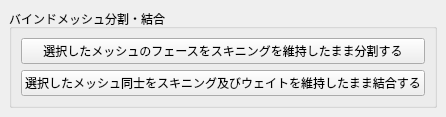
<?xml version="1.0" encoding="UTF-8"?>
<ui version="4.0">
 <class>MainWindow</class>
 <widget class="QMainWindow" name="MainWindow">
  <property name="geometry">
   <rect>
    <x>0</x>
    <y>0</y>
    <width>400</width>
    <height>108</height>
   </rect>
  </property>
  <property name="maximumSize">
   <size>
    <width>400</width>
    <height>110</height>
   </size>
  </property>
  <property name="windowTitle">
   <string>バインドメッシュ編集ツール</string>
  </property>
  <widget class="QWidget" name="centralwidget">
   <layout class="QVBoxLayout" name="verticalLayout">
    <item>
     <widget class="QGroupBox" name="groupBox_3">
      <property name="title">
       <string>バインドメッシュ分割・結合</string>
      </property>
      <layout class="QVBoxLayout" name="verticalLayout_4">
       <item>
        <widget class="QPushButton" name="exec_devide_skinned_mesh_btn">
         <property name="text">
          <string>選択したメッシュのフェースをスキニングを維持したまま分割する</string>
         </property>
        </widget>
       </item>
       <item>
        <widget class="QPushButton" name="exec_merge_skinned_meshes_btn">
         <property name="text">
          <string>選択したメッシュ同士をスキニング及びウェイトを維持したまま結合する</string>
         </property>
        </widget>
       </item>
       <item>
        <spacer name="verticalSpacer">
         <property name="orientation">
          <enum>Qt::Vertical</enum>
         </property>
         <property name="sizeHint" stdset="0">
          <size>
           <width>20</width>
           <height>40</height>
          </size>
         </property>
        </spacer>
       </item>
      </layout>
     </widget>
    </item>
   </layout>
  </widget>
  <action name="register_exec_clean_mesh_deformer_cmd">
   <property name="text">
    <string>編集したバインドメッシュを複製してウェイトコピー</string>
   </property>
  </action>
  <action name="register_exec_devide_skinned_mesh_cmd">
   <property name="text">
    <string>選択したフェースのバインドを保持したままメッシュ分割</string>
   </property>
  </action>
  <action name="register_exec_merge_skinned_meshes_cmd">
   <property name="text">
    <string>選択した複数のオブジェクトのバインドを保持したまま結合</string>
   </property>
  </action>
 </widget>
 <resources/>
 <connections/>
</ui>
